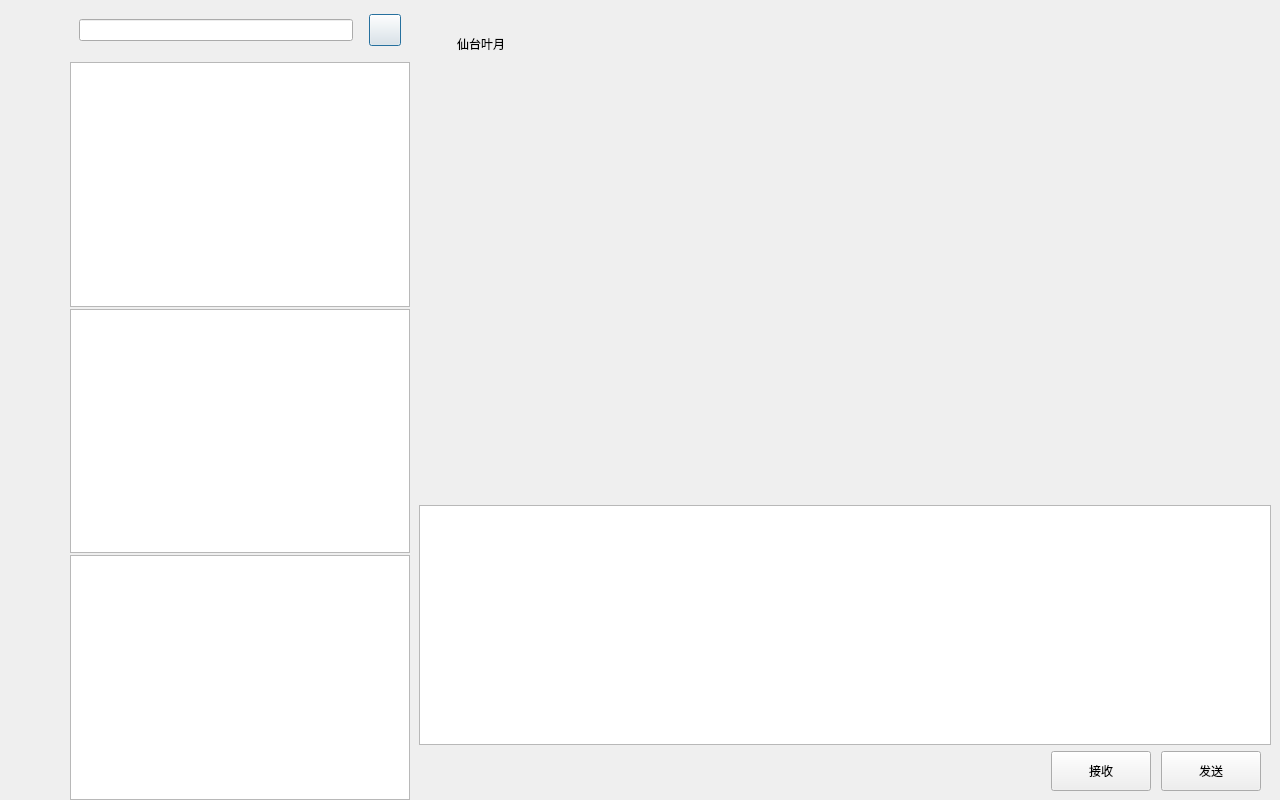
<?xml version="1.0" encoding="UTF-8"?>
<ui version="4.0">
 <class>ChatDialog</class>
 <widget class="QDialog" name="ChatDialog">
  <property name="geometry">
   <rect>
    <x>0</x>
    <y>0</y>
    <width>1280</width>
    <height>800</height>
   </rect>
  </property>
  <property name="minimumSize">
   <size>
    <width>1280</width>
    <height>800</height>
   </size>
  </property>
  <property name="maximumSize">
   <size>
    <width>1280</width>
    <height>800</height>
   </size>
  </property>
  <property name="windowTitle">
   <string>Dialog</string>
  </property>
  <layout class="QHBoxLayout" name="horizontalLayout">
   <property name="spacing">
    <number>0</number>
   </property>
   <property name="leftMargin">
    <number>0</number>
   </property>
   <property name="topMargin">
    <number>0</number>
   </property>
   <property name="rightMargin">
    <number>0</number>
   </property>
   <property name="bottomMargin">
    <number>0</number>
   </property>
   <item>
    <widget class="QWidget" name="side_bar" native="true">
     <property name="sizePolicy">
      <sizepolicy hsizetype="Fixed" vsizetype="Expanding">
       <horstretch>0</horstretch>
       <verstretch>0</verstretch>
      </sizepolicy>
     </property>
     <property name="minimumSize">
      <size>
       <width>70</width>
       <height>100</height>
      </size>
     </property>
     <property name="maximumSize">
      <size>
       <width>70</width>
       <height>16777215</height>
      </size>
     </property>
     <layout class="QVBoxLayout" name="verticalLayout">
      <property name="leftMargin">
       <number>10</number>
      </property>
      <property name="topMargin">
       <number>20</number>
      </property>
      <property name="rightMargin">
       <number>10</number>
      </property>
      <property name="bottomMargin">
       <number>0</number>
      </property>
      <item>
       <widget class="QWidget" name="widget" native="true">
        <property name="minimumSize">
         <size>
          <width>0</width>
          <height>50</height>
         </size>
        </property>
        <layout class="QVBoxLayout" name="verticalLayout_3">
         <property name="spacing">
          <number>20</number>
         </property>
         <property name="leftMargin">
          <number>0</number>
         </property>
         <property name="topMargin">
          <number>0</number>
         </property>
         <property name="rightMargin">
          <number>0</number>
         </property>
         <property name="bottomMargin">
          <number>0</number>
         </property>
         <item>
          <widget class="QLabel" name="side_head_label">
           <property name="minimumSize">
            <size>
             <width>50</width>
             <height>70</height>
            </size>
           </property>
           <property name="maximumSize">
            <size>
             <width>50</width>
             <height>70</height>
            </size>
           </property>
           <property name="text">
            <string/>
           </property>
          </widget>
         </item>
         <item>
          <widget class="QLabel" name="side_chat_label">
           <property name="minimumSize">
            <size>
             <width>50</width>
             <height>40</height>
            </size>
           </property>
           <property name="maximumSize">
            <size>
             <width>50</width>
             <height>40</height>
            </size>
           </property>
           <property name="text">
            <string/>
           </property>
          </widget>
         </item>
         <item>
          <widget class="QLabel" name="side_contact_label">
           <property name="minimumSize">
            <size>
             <width>50</width>
             <height>40</height>
            </size>
           </property>
           <property name="maximumSize">
            <size>
             <width>50</width>
             <height>40</height>
            </size>
           </property>
           <property name="text">
            <string/>
           </property>
           <property name="alignment">
            <set>Qt::AlignCenter</set>
           </property>
          </widget>
         </item>
        </layout>
       </widget>
      </item>
      <item>
       <spacer name="verticalSpacer">
        <property name="orientation">
         <enum>Qt::Vertical</enum>
        </property>
        <property name="sizeHint" stdset="0">
         <size>
          <width>20</width>
          <height>40</height>
         </size>
        </property>
       </spacer>
      </item>
     </layout>
    </widget>
   </item>
   <item>
    <widget class="QWidget" name="chat_user_widget" native="true">
     <property name="sizePolicy">
      <sizepolicy hsizetype="Expanding" vsizetype="Expanding">
       <horstretch>0</horstretch>
       <verstretch>0</verstretch>
      </sizepolicy>
     </property>
     <property name="minimumSize">
      <size>
       <width>170</width>
       <height>0</height>
      </size>
     </property>
     <property name="maximumSize">
      <size>
       <width>340</width>
       <height>16777215</height>
      </size>
     </property>
     <layout class="QVBoxLayout" name="verticalLayout_2">
      <property name="spacing">
       <number>2</number>
      </property>
      <property name="leftMargin">
       <number>0</number>
      </property>
      <property name="topMargin">
       <number>0</number>
      </property>
      <property name="rightMargin">
       <number>0</number>
      </property>
      <property name="bottomMargin">
       <number>0</number>
      </property>
      <item>
       <widget class="QWidget" name="search_widget" native="true">
        <property name="minimumSize">
         <size>
          <width>0</width>
          <height>60</height>
         </size>
        </property>
        <property name="maximumSize">
         <size>
          <width>16777215</width>
          <height>60</height>
         </size>
        </property>
        <layout class="QHBoxLayout" name="horizontalLayout_2">
         <item>
          <widget class="CustomizeEdit" name="search_edit"/>
         </item>
         <item>
          <spacer name="horizontalSpacer">
           <property name="orientation">
            <enum>Qt::Horizontal</enum>
           </property>
           <property name="sizeType">
            <enum>QSizePolicy::Fixed</enum>
           </property>
           <property name="sizeHint" stdset="0">
            <size>
             <width>10</width>
             <height>20</height>
            </size>
           </property>
          </spacer>
         </item>
         <item>
          <widget class="ClickedBtn" name="add_btn">
           <property name="minimumSize">
            <size>
             <width>32</width>
             <height>32</height>
            </size>
           </property>
           <property name="maximumSize">
            <size>
             <width>32</width>
             <height>32</height>
            </size>
           </property>
           <property name="text">
            <string/>
           </property>
          </widget>
         </item>
        </layout>
       </widget>
      </item>
      <item>
       <widget class="QListWidget" name="chat_user_list"/>
      </item>
      <item>
       <widget class="QListWidget" name="search_list"/>
      </item>
      <item>
       <widget class="QListWidget" name="con_user_list"/>
      </item>
     </layout>
    </widget>
   </item>
   <item>
    <widget class="QWidget" name="chat_data_widget" native="true">
     <layout class="QVBoxLayout" name="verticalLayout_4">
      <item>
       <widget class="QWidget" name="title_widget" native="true">
        <property name="minimumSize">
         <size>
          <width>0</width>
          <height>55</height>
         </size>
        </property>
        <property name="maximumSize">
         <size>
          <width>16777215</width>
          <height>70</height>
         </size>
        </property>
        <layout class="QVBoxLayout" name="verticalLayout_5">
         <item>
          <widget class="QWidget" name="widget_5" native="true">
           <property name="maximumSize">
            <size>
             <width>16777215</width>
             <height>70</height>
            </size>
           </property>
           <layout class="QHBoxLayout" name="horizontalLayout_3">
            <item>
             <spacer name="horizontalSpacer_8">
              <property name="orientation">
               <enum>Qt::Horizontal</enum>
              </property>
              <property name="sizeType">
               <enum>QSizePolicy::Fixed</enum>
              </property>
              <property name="sizeHint" stdset="0">
               <size>
                <width>20</width>
                <height>20</height>
               </size>
              </property>
             </spacer>
            </item>
            <item>
             <widget class="QLabel" name="title_label">
              <property name="maximumSize">
               <size>
                <width>16777215</width>
                <height>70</height>
               </size>
              </property>
              <property name="text">
               <string>仙台叶月</string>
              </property>
             </widget>
            </item>
           </layout>
          </widget>
         </item>
        </layout>
       </widget>
      </item>
      <item>
       <widget class="QWidget" name="chat_data_list" native="true">
        <property name="minimumSize">
         <size>
          <width>0</width>
          <height>100</height>
         </size>
        </property>
        <property name="maximumSize">
         <size>
          <width>16777215</width>
          <height>500</height>
         </size>
        </property>
       </widget>
      </item>
      <item>
       <widget class="QWidget" name="tool_widget" native="true">
        <property name="minimumSize">
         <size>
          <width>0</width>
          <height>50</height>
         </size>
        </property>
        <property name="maximumSize">
         <size>
          <width>16777215</width>
          <height>50</height>
         </size>
        </property>
        <layout class="QHBoxLayout" name="horizontalLayout_5">
         <item>
          <spacer name="horizontalSpacer_6">
           <property name="orientation">
            <enum>Qt::Horizontal</enum>
           </property>
           <property name="sizeType">
            <enum>QSizePolicy::Fixed</enum>
           </property>
           <property name="sizeHint" stdset="0">
            <size>
             <width>10</width>
             <height>20</height>
            </size>
           </property>
          </spacer>
         </item>
         <item>
          <widget class="QLabel" name="emoji_label">
           <property name="minimumSize">
            <size>
             <width>40</width>
             <height>40</height>
            </size>
           </property>
           <property name="maximumSize">
            <size>
             <width>40</width>
             <height>40</height>
            </size>
           </property>
           <property name="text">
            <string/>
           </property>
          </widget>
         </item>
         <item>
          <spacer name="horizontalSpacer_5">
           <property name="orientation">
            <enum>Qt::Horizontal</enum>
           </property>
           <property name="sizeType">
            <enum>QSizePolicy::Fixed</enum>
           </property>
           <property name="sizeHint" stdset="0">
            <size>
             <width>10</width>
             <height>20</height>
            </size>
           </property>
          </spacer>
         </item>
         <item>
          <widget class="QLabel" name="file_label">
           <property name="minimumSize">
            <size>
             <width>40</width>
             <height>40</height>
            </size>
           </property>
           <property name="maximumSize">
            <size>
             <width>40</width>
             <height>40</height>
            </size>
           </property>
           <property name="text">
            <string/>
           </property>
          </widget>
         </item>
         <item>
          <spacer name="horizontalSpacer_7">
           <property name="orientation">
            <enum>Qt::Horizontal</enum>
           </property>
           <property name="sizeHint" stdset="0">
            <size>
             <width>40</width>
             <height>20</height>
            </size>
           </property>
          </spacer>
         </item>
        </layout>
       </widget>
      </item>
      <item>
       <widget class="QTextEdit" name="chatEdit">
        <property name="minimumSize">
         <size>
          <width>0</width>
          <height>70</height>
         </size>
        </property>
        <property name="maximumSize">
         <size>
          <width>16777215</width>
          <height>240</height>
         </size>
        </property>
       </widget>
      </item>
      <item>
       <widget class="QWidget" name="bottom_widget" native="true">
        <property name="minimumSize">
         <size>
          <width>0</width>
          <height>40</height>
         </size>
        </property>
        <property name="maximumSize">
         <size>
          <width>16777215</width>
          <height>40</height>
         </size>
        </property>
        <layout class="QHBoxLayout" name="horizontalLayout_4">
         <property name="spacing">
          <number>0</number>
         </property>
         <property name="leftMargin">
          <number>0</number>
         </property>
         <property name="topMargin">
          <number>0</number>
         </property>
         <property name="rightMargin">
          <number>0</number>
         </property>
         <property name="bottomMargin">
          <number>0</number>
         </property>
         <item>
          <spacer name="horizontalSpacer_2">
           <property name="orientation">
            <enum>Qt::Horizontal</enum>
           </property>
           <property name="sizeHint" stdset="0">
            <size>
             <width>40</width>
             <height>20</height>
            </size>
           </property>
          </spacer>
         </item>
         <item>
          <widget class="QPushButton" name="recvBtn">
           <property name="minimumSize">
            <size>
             <width>100</width>
             <height>40</height>
            </size>
           </property>
           <property name="maximumSize">
            <size>
             <width>100</width>
             <height>40</height>
            </size>
           </property>
           <property name="text">
            <string>接收</string>
           </property>
          </widget>
         </item>
         <item>
          <spacer name="horizontalSpacer_3">
           <property name="orientation">
            <enum>Qt::Horizontal</enum>
           </property>
           <property name="sizeType">
            <enum>QSizePolicy::Fixed</enum>
           </property>
           <property name="sizeHint" stdset="0">
            <size>
             <width>10</width>
             <height>20</height>
            </size>
           </property>
          </spacer>
         </item>
         <item>
          <widget class="QPushButton" name="sendBtn">
           <property name="minimumSize">
            <size>
             <width>100</width>
             <height>40</height>
            </size>
           </property>
           <property name="maximumSize">
            <size>
             <width>100</width>
             <height>40</height>
            </size>
           </property>
           <property name="text">
            <string>发送</string>
           </property>
          </widget>
         </item>
         <item>
          <spacer name="horizontalSpacer_4">
           <property name="orientation">
            <enum>Qt::Horizontal</enum>
           </property>
           <property name="sizeType">
            <enum>QSizePolicy::Fixed</enum>
           </property>
           <property name="sizeHint" stdset="0">
            <size>
             <width>10</width>
             <height>20</height>
            </size>
           </property>
          </spacer>
         </item>
        </layout>
       </widget>
      </item>
     </layout>
    </widget>
   </item>
  </layout>
 </widget>
 <customwidgets>
  <customwidget>
   <class>ClickedBtn</class>
   <extends>QPushButton</extends>
   <header location="global">clickedbtn.h</header>
  </customwidget>
  <customwidget>
   <class>CustomizeEdit</class>
   <extends>QLineEdit</extends>
   <header location="global">customizeedit.h</header>
  </customwidget>
 </customwidgets>
 <resources/>
 <connections/>
</ui>
